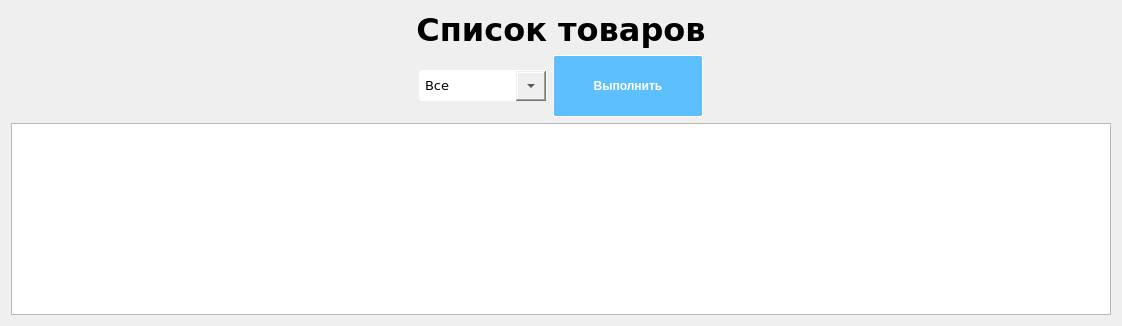
        <widget class="QWidget" name="items_page">
         <layout class="QGridLayout" name="gridLayout_2">
          <item row="0" column="0">
           <widget class="QLabel" name="label_3">
            <property name="minimumSize">
             <size>
              <width>1100</width>
              <height>0</height>
             </size>
            </property>
            <property name="maximumSize">
             <size>
              <width>1100</width>
              <height>16777215</height>
             </size>
            </property>
            <property name="font">
             <font>
              <family>Verdana</family>
              <pointsize>24</pointsize>
              <weight>75</weight>
              <bold>true</bold>
             </font>
            </property>
            <property name="text">
             <string>Список товаров</string>
            </property>
            <property name="alignment">
             <set>Qt::AlignCenter</set>
            </property>
           </widget>
          </item>
          <item row="1" column="0">
           <layout class="QVBoxLayout" name="verticalLayout_9">
            <item>
             <layout class="QHBoxLayout" name="horizontalLayout_7">
              <item>
               <spacer name="horizontalSpacer_9">
                <property name="orientation">
                 <enum>Qt::Horizontal</enum>
                </property>
                <property name="sizeHint" stdset="0">
                 <size>
                  <width>40</width>
                  <height>20</height>
                 </size>
                </property>
               </spacer>
              </item>
              <item>
               <widget class="QComboBox" name="comboBox">
                <property name="font">
                 <font>
                  <family>Verdana</family>
                  <pointsize>10</pointsize>
                 </font>
                </property>
                <property name="styleSheet">
                 <string notr="true">QComboBox {
    border: 1px solid white;
    border-radius: 3px;
    min-width: 6em;
	padding: 5px;
}
QComboBox::drop-down {
    width: 30px;
	height: 30px;
}
</string>
                </property>
                <item>
                 <property name="text">
                  <string>Все</string>
                 </property>
                </item>
                <item>
                 <property name="text">
                  <string>Активные</string>
                 </property>
                </item>
                <item>
                 <property name="text">
                  <string>Неактивные</string>
                 </property>
                </item>
               </widget>
              </item>
              <item>
               <widget class="QPushButton" name="items_submit">
                <property name="minimumSize">
                 <size>
                  <width>150</width>
                  <height>0</height>
                 </size>
                </property>
                <property name="styleSheet">
                 <string notr="true">QPushButton{
background-color: #5ebfff;
color: #ffffff;
height: 50px;
border: 1px solid white;
border-radius: 2px;
padding: 5px;
font-weight: bold;
}
QPushButton:hover{
background-color: #2babff;
color: #ffffff;
height: 50px;
border: 1px solid white;
border-radius: 2px;
padding: 5px;
font-weight: bold;
}</string>
                </property>
                <property name="text">
                 <string>Выполнить</string>
                </property>
               </widget>
              </item>
              <item>
               <spacer name="horizontalSpacer_8">
                <property name="orientation">
                 <enum>Qt::Horizontal</enum>
                </property>
                <property name="sizeHint" stdset="0">
                 <size>
                  <width>40</width>
                  <height>20</height>
                 </size>
                </property>
               </spacer>
              </item>
             </layout>
            </item>
            <item>
             <widget class="QTableWidget" name="tableWidget">
              <property name="styleSheet">
               <string notr="true">QHeaderView::section {
    background-color: rgb(94, 191, 255);
    border: none;
    height: 32px;
}</string>
              </property>
             </widget>
            </item>
           </layout>
          </item>
         </layout>
        </widget>
